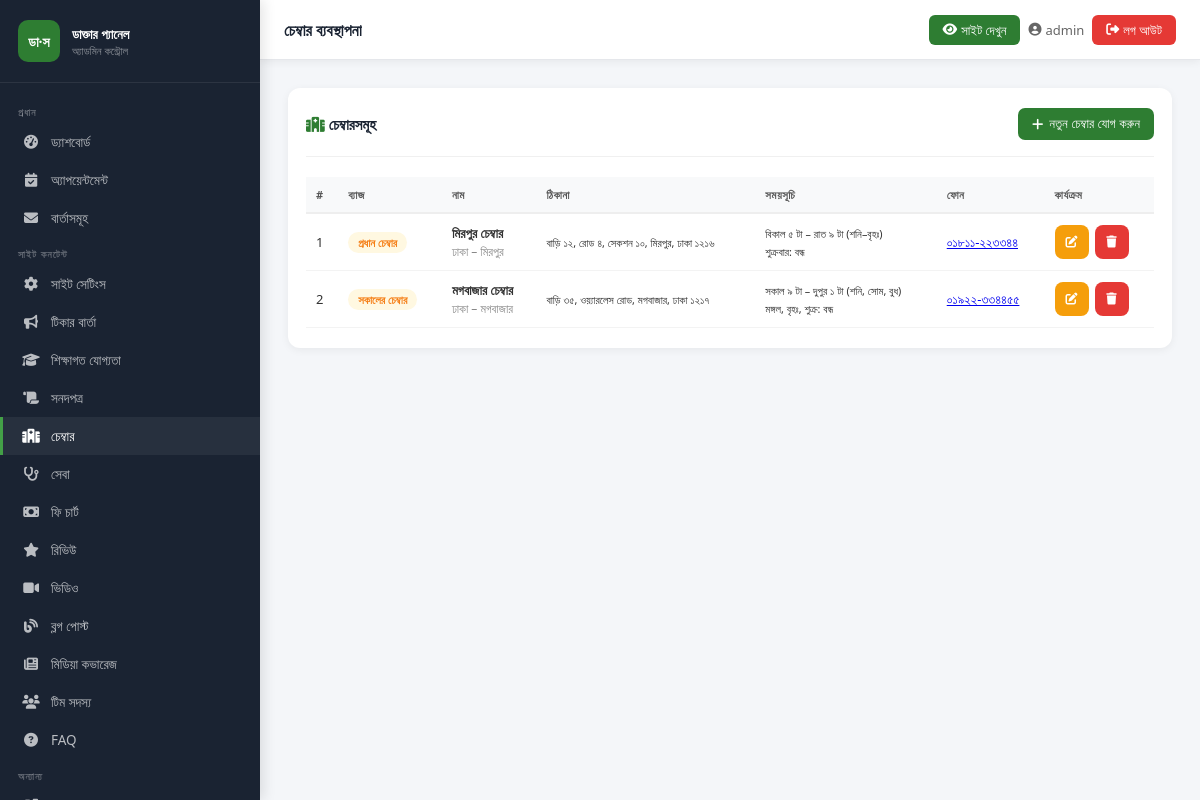
/admin-panel/chambers/ (signed in), run on the app's committed database.
### core/models.py (models this page shows, shortened)
class Chamber(models.Model):
    badge = models.CharField(max_length=100, default='প্রধান চেম্বার')
    name = models.CharField(max_length=200)
    area = models.CharField(max_length=200)
    address = models.CharField(max_length=300)
    schedule = models.CharField(max_length=300)
    closed_days = models.CharField(max_length=200, default='শুক্রবার: বন্ধ')
    phone = models.CharField(max_length=30)
    phone_raw = models.CharField(max_length=20, default='+8801811223344')
    icon_class = models.CharField(max_length=100, default='fas fa-hospital-alt')
    is_amber = models.BooleanField(default=False)
    is_active = models.BooleanField(default=True)
    order = models.IntegerField(default=0)
    class Meta:
        ordering = ['order']
        verbose_name = 'চেম্বার'

### core/admin_views.py (the view, shortened to what this page needs)
# urls.py: path('chambers/', av.manage_chambers, name='admin_chambers'),
@login_required(login_url='/admin-panel/login/')
def manage_chambers(request):
    items = Chamber.objects.all()
    return render(request, 'admin_panel/chambers.html', {'items': items})

### core/context_processors.py (called while the page is built)
def site_settings(request):
    try:
        settings = SiteSettings.objects.first()
        if not settings:
            settings = SiteSettings()
    except Exception:
        settings = SiteSettings()
    return {'site': settings}

### templates/admin_panel/chambers.html (shortened to what this page needs)
{% extends "admin_panel/base_admin.html" %}
{% block page_title %}চেম্বার ব্যবস্থাপনা{% endblock %}
{% block nav_chambers %}active{% endblock %}
{% block content %}
<div class="card">
  <div class="card__header">
    <span class="card__title"><i class="fas fa-hospital-alt" style="color:#2e7d32"></i> চেম্বারসমূহ</span>
    <button class="btn btn-primary" onclick="openModal('addModal')"><i class="fas fa-plus"></i> নতুন চেম্বার যোগ করুন</button>
  </div>
  <div style="overflow-x:auto">
  <table class="tbl">
    <thead><tr><th>#</th><th>ব্যাজ</th><th>নাম</th><th>ঠিকানা</th><th>সময়সূচি</th><th>ফোন</th><th>কার্যক্রম</th></tr></thead>
    <tbody>
      {% for item in items %}
      <tr>
        <td>{{ item.pk }}</td>
        <td><span class="badge {% if item.is_amber %}badge-warning{% else %}badge-success{% endif %}">{{ item.badge }}</span></td>
        <td><strong>{{ item.name }}</strong><br><small class="text-muted">{{ item.area }}</small></td>
        <td><small>{{ item.address }}</small></td>
        <td><small>{{ item.schedule }}<br>{{ item.closed_days }}</small></td>
        <td><a href="tel:{{ item.phone_raw }}">{{ item.phone }}</a></td>
        <td>
          <div class="action-buttons">
            <button class="btn btn-warning btn-sm btn-icon" onclick="openEdit({{ item.pk }},'{{ item.badge|escapejs }}','{{ item.name|escapejs }}','{{ item.area|escapejs }}','{{ item.address|escapejs }}','{{ item.schedule|escapejs }}','{{ item.closed_days|escapejs }}','{{ item.phone|escapejs }}','{{ item.phone_raw|escapejs }}','{{ item.icon_class|escapejs }}',{{ item.is_amber|yesno:'true,false' }},{{ item.order }})"><i class="fas fa-edit"></i></button>
            <form method="POST" style="display:inline" onsubmit="return confirm('মুছবেন?')"><button type="submit" class="btn btn-danger btn-sm btn-icon"><i class="fas fa-trash"></i></button></form>
          </div>
        </td>
      </tr>
      {% empty %}<tr><td colspan="7"><div class="empty-state"><i class="fas fa-hospital"></i><p>কোনো চেম্বার নেই</p></div></td></tr>
      {% endfor %}
    </tbody>
  </table>
  </div>
</div>
{% endblock %}

### templates/admin_panel/base_admin.html (shortened to what this page needs)
<!DOCTYPE html>
<html lang="bn">
<head>
  <link rel="stylesheet" href="https://cdnjs.cloudflare.com/ajax/libs/font-awesome/6.5.0/css/all.min.css">
  {% load static %}
</head>
<body>
<aside class="sidebar" id="sidebar">
  <div class="sidebar__brand">
    <div class="sidebar__brand-icon">ডা·স</div>
    <div class="sidebar__brand-text">
      <h3>ডাক্তার প্যানেল</h3>
      <p>অ্যাডমিন কন্ট্রোল</p>
    </div>
  </div>
  <nav class="sidebar__nav">
    <div class="nav-section-label">প্রধান</div>
    <a href="{% url 'admin_dashboard' %}" class="sidebar__link {% block nav_dashboard %}{% endblock %}"><i class="fas fa-tachometer-alt"></i> ড্যাশবোর্ড</a>
    <a href="{% url 'admin_appointments' %}" class="sidebar__link {% block nav_appointments %}{% endblock %}"><i class="fas fa-calendar-check"></i> অ্যাপয়েন্টমেন্ট</a>
    <a href="{% url 'admin_messages' %}" class="sidebar__link {% block nav_messages %}{% endblock %}"><i class="fas fa-envelope"></i> বার্তাসমূহ</a>
    <div class="nav-section-label">সাইট কনটেন্ট</div>
    <a href="{% url 'admin_site_settings' %}" class="sidebar__link {% block nav_settings %}{% endblock %}"><i class="fas fa-cog"></i> সাইট সেটিংস</a>
    <a href="{% url 'admin_tickers' %}" class="sidebar__link {% block nav_tickers %}{% endblock %}"><i class="fas fa-bullhorn"></i> টিকার বার্তা</a>
    <a href="{% url 'admin_qualifications' %}" class="sidebar__link {% block nav_qualifications %}{% endblock %}"><i class="fas fa-graduation-cap"></i> শিক্ষাগত যোগ্যতা</a>
    <a href="{% url 'admin_certificates' %}" class="sidebar__link {% block nav_certificates %}{% endblock %}"><i class="fas fa-scroll"></i> সনদপত্র</a>
    <a href="{% url 'admin_chambers' %}" class="sidebar__link {% block nav_chambers %}{% endblock %}"><i class="fas fa-hospital-alt"></i> চেম্বার</a>
    <a href="{% url 'admin_services' %}" class="sidebar__link {% block nav_services %}{% endblock %}"><i class="fas fa-stethoscope"></i> সেবা</a>
    <a href="{% url 'admin_fees' %}" class="sidebar__link {% block nav_fees %}{% endblock %}"><i class="fas fa-money-bill"></i> ফি চার্ট</a>
    <a href="{% url 'admin_reviews' %}" class="sidebar__link {% block nav_reviews %}{% endblock %}"><i class="fas fa-star"></i> রিভিউ</a>
    <a href="{% url 'admin_videos' %}" class="sidebar__link {% block nav_videos %}{% endblock %}"><i class="fas fa-video"></i> ভিডিও</a>
    <a href="{% url 'admin_blogs' %}" class="sidebar__link {% block nav_blogs %}{% endblock %}"><i class="fas fa-blog"></i> ব্লগ পোস্ট</a>
    <a href="{% url 'admin_media' %}" class="sidebar__link {% block nav_media %}{% endblock %}"><i class="fas fa-newspaper"></i> মিডিয়া কভারেজ</a>
    <a href="{% url 'admin_team' %}" class="sidebar__link {% block nav_team %}{% endblock %}"><i class="fas fa-users"></i> টিম সদস্য</a>
    <a href="{% url 'admin_faqs' %}" class="sidebar__link {% block nav_faqs %}{% endblock %}"><i class="fas fa-question-circle"></i> FAQ</a>
    <div class="nav-section-label">অন্যান্য</div>
    <a href="/" target="_blank" class="sidebar__link"> সাইট দেখুন</a>
  </nav>
</aside>
<div class="topbar">
  <div style="display:flex; align-items:center; gap:8px;">
    <span class="topbar__title">{% block page_title %}ড্যাশবোর্ড{% endblock %}</span>
  </div>
  <div class="topbar__right">
    <a href="/" target="_blank" class="view-site-btn"><i class="fas fa-eye"></i> <span class="hide-xs">সাইট দেখুন</span></a>
    <span class="topbar__user"><i class="fas fa-user-circle"></i> <span class="hide-sm">{{ request.user.username }}</span></span>
    <a href="{% url 'admin_logout' %}" class="topbar__logout"><i class="fas fa-sign-out-alt"></i> <span class="hide-xs">লগ আউট</span></a>
  </div>
</div>
<main class="main-content">
  {% block content %}{% endblock %}
</main>
</body>
</html>

### data on the page
Chamber: pk "1", badge "প্রধান চেম্বার", name "মিরপুর চেম্বার", area "ঢাকা – মিরপুর", address "বাড়ি ১২, রোড ৪, সেকশন ১০, মিরপুর, ঢাকা ১২১৬", schedule "বিকাল ৫ টা – রাত ৯ টা (শনি–বৃহঃ)", closed_days "শুক্রবার: বন্ধ", phone "০১৮১১-২২৩৩৪৪"
Chamber: pk "2", badge "সকালের চেম্বার", name "মগবাজার চেম্বার", area "ঢাকা – মগবাজার", address "বাড়ি ৩৫, ওয়্যারলেস রোড, মগবাজার, ঢাকা ১২১৭", schedule "সকাল ৯ টা – দুপুর ১ টা (শনি, সোম, বুধ)", closed_days "মঙ্গল, বৃহঃ, শুক্র: বন্ধ", phone "০১৯২২-৩৩৪৪৫৫"

### other printed values
{{ request.user.username }} "admin"
